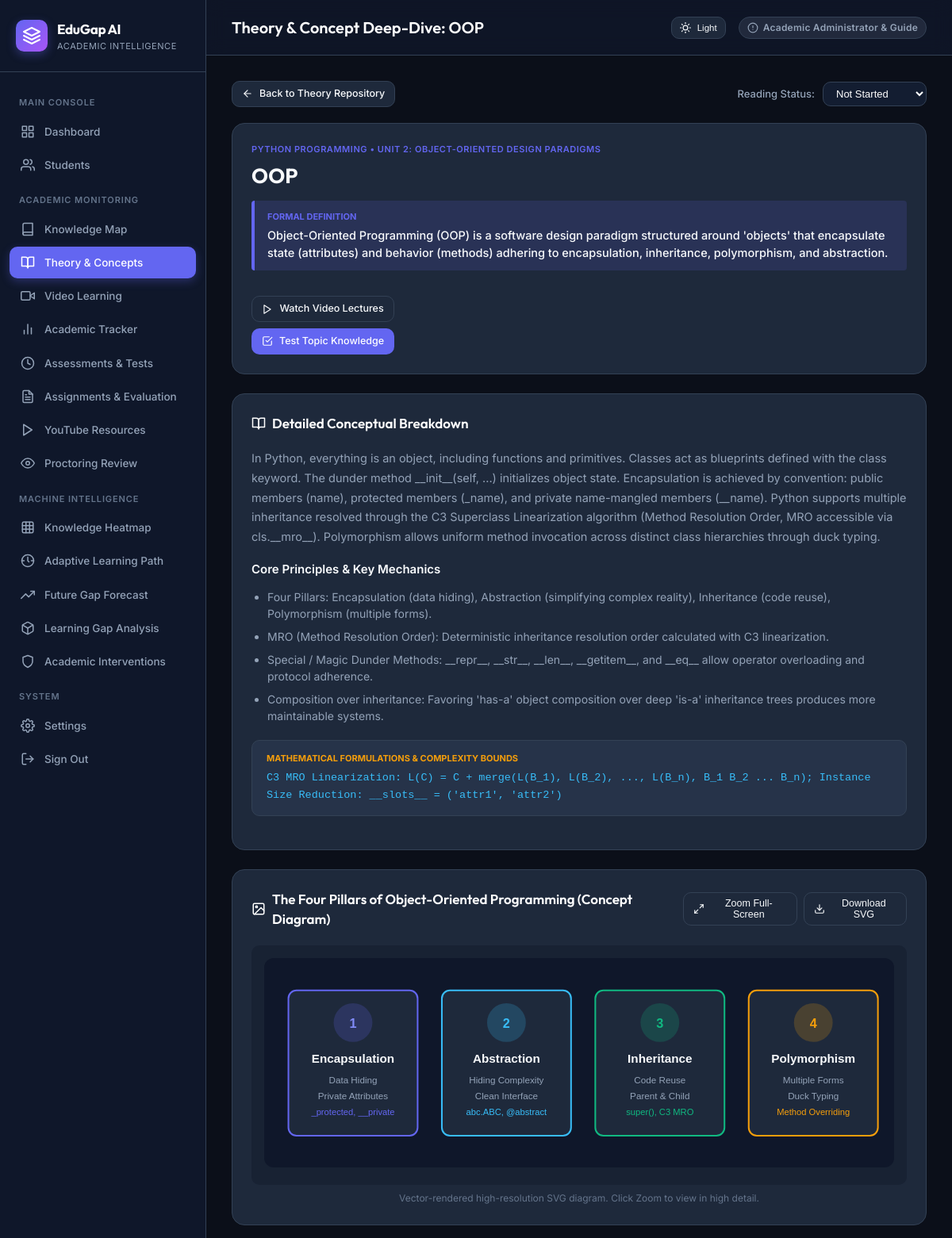
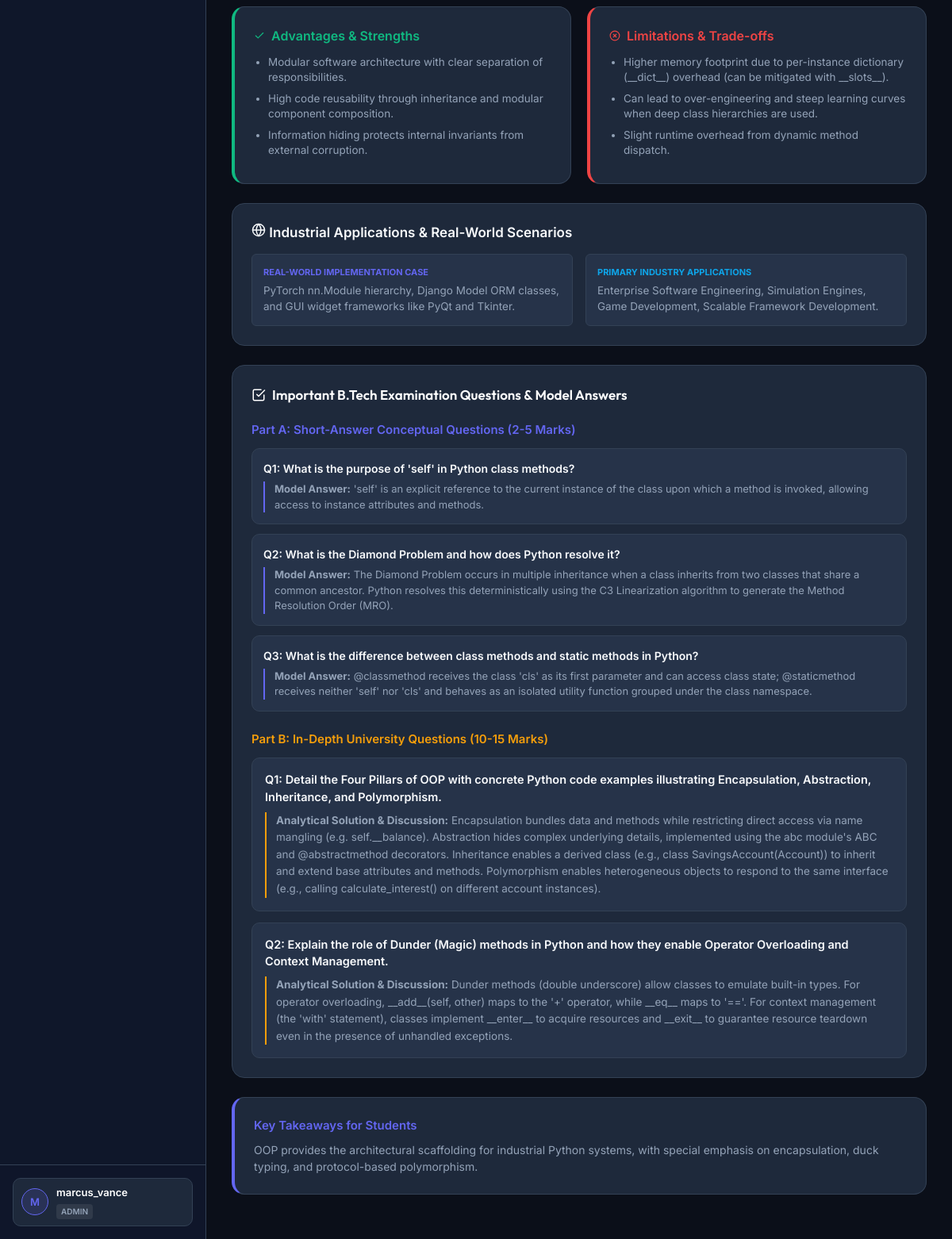
The app's page /theory/OOP (signed in) with its own data (2 pictures, top to bottom).
### tables this page shows
CREATE TABLE theory_materials (
            id INTEGER PRIMARY KEY AUTOINCREMENT,
            subject TEXT NOT NULL,
            unit TEXT NOT NULL,
            topic_name TEXT NOT NULL UNIQUE,
            definition TEXT NOT NULL,
            detailed_explanation TEXT NOT NULL,
            important_points TEXT NOT NULL,
            advantages TEXT NOT NULL,
            disadvantages TEXT NOT NULL,
            real_world_examples TEXT NOT NULL,
            applications TEXT NOT NULL,
            short_questions TEXT NOT NULL,
            long_questions TEXT NOT NULL,
            formulas TEXT NOT NULL,
            key_takeaways TEXT NOT NULL,
            diagram_svg TEXT,
            diagram_title TEXT,
            diagram_type TEXT,
            created_at TIMESTAMP DEFAULT CURRENT_TIMESTAMP
        );

### app.py (the view)
@app.route("/theory/<topic_name>")
@login_required
def theory_detail_page(topic_name):
    student_id = session.get("student_id") or "S001"
    connection = get_db_connection()
    topic = connection.execute(
        "SELECT * FROM theory_materials WHERE topic_name = ?", (topic_name,)
    ).fetchone()
    if not topic:
        topic = connection.execute(
            "SELECT * FROM theory_materials WHERE LOWER(topic_name) = LOWER(?)", (topic_name,)
        ).fetchone()
    if not topic:
        connection.close()
        flash(f"Theory material for '{topic_name}' is currently being curated.", "info")
        return redirect(url_for("theory_page"))
    def safe_parse_json_field(val):
        if not val:
            return []
        if isinstance(val, (list, dict)):
            return val
        try:
            import json
            return json.loads(val)
        except Exception:
            return [val]
    important_points = safe_parse_json_field(topic["important_points"])
    advantages = safe_parse_json_field(topic["advantages"])
    disadvantages = safe_parse_json_field(topic["disadvantages"])
    short_questions = safe_parse_json_field(topic["short_questions"])
    long_questions = safe_parse_json_field(topic["long_questions"])
    key_takeaways = safe_parse_json_field(topic["key_takeaways"])
    prog = connection.execute("""
        SELECT status FROM student_theory_progress WHERE student_id = ? AND topic_name = ?
    """, (student_id, topic["topic_name"])).fetchone()
    current_status = prog["status"] if prog else "Not Started"
    all_topics = connection.execute("SELECT topic_name, subject FROM theory_materials ORDER BY id ASC").fetchall()
    connection.close()
    return render_template(
        "theory_detail.html",
        material=topic,
        topic=topic,
        important_points=important_points,
        advantages=advantages,
        disadvantages=disadvantages,
        short_questions=short_questions,
        long_questions=long_questions,
        key_takeaways=key_takeaways,
        current_status=current_status,
        all_topics=all_topics
    )

### templates/theory_detail.html (shortened to what this page needs)
{% extends "base.html" %}
{% block header_title %}Theory &amp; Concept Deep-Dive: {{ material['topic_name'] }}{% endblock %}
{% block content %}
<div style="margin-bottom: 20px; display: flex; justify-content: space-between; align-items: center; flex-wrap: wrap; gap: 12px;">
    <a href="{{ url_for('theory_page') }}" class="btn btn-secondary btn-sm">
        <svg class="icon icon-sm" viewBox="0 0 24 24"><line x1="19" y1="12" x2="5" y2="12"/><polyline points="12 19 5 12 12 5"/></svg>
        <span>Back to Theory Repository</span>
    </a>
    <div style="display: flex; align-items: center; gap: 10px;">
        <span style="font-size: 13px; color: var(--text-secondary); font-weight: 500;">Reading Status:</span>
        <select id="theoryStatusSelect" class="form-control" style="width: auto; padding: 6px 12px; font-size: 13px;" onchange="updateTheoryStatus('{{ material['topic_name'] }}', this.value)">
            <option value="Not Started" {% if current_status == 'Not Started' %}selected{% endif %}>Not Started</option>
        </select>
    </div>
</div>
<div class="card" style="margin-bottom: 24px;">
    <div style="display: flex; justify-content: space-between; align-items: flex-start; flex-wrap: wrap; gap: 16px;">
        <div>
            <div style="font-size: 11px; text-transform: uppercase; font-weight: 600; color: var(--primary); letter-spacing: 0.05em; margin-bottom: 6px;">
                {{ material['subject'] }} &bull; {{ material['unit'] }}
            </div>
            <h1 style="font-family: 'Outfit', sans-serif; font-size: 26px; color: var(--text-primary); margin-bottom: 12px;">
                {{ material['topic_name'] }}
            </h1>
            <div style="background: var(--primary-light); border-left: 4px solid var(--primary); padding: 12px 16px; border-radius: 4px; margin-bottom: 16px;">
                <div style="font-size: 11px; font-weight: 700; text-transform: uppercase; color: var(--primary); margin-bottom: 4px;">Formal Definition</div>
                <p style="font-size: 14.5px; color: var(--text-primary); margin: 0; line-height: 1.5; font-weight: 500;">
                    {{ material['definition'] }}
                </p>
            </div>
        </div>
        <div style="display: flex; flex-direction: column; gap: 8px;">
            <a href="{{ url_for('video_learning_page') }}?topic={{ material['topic_name'] }}" class="btn btn-secondary btn-sm">
                <svg class="icon icon-sm" viewBox="0 0 24 24"><polygon points="5 3 19 12 5 21 5 3"/></svg>
                <span>Watch Video Lectures</span>
            </a>
            <a href="{{ url_for('assessments_page') }}" class="btn btn-primary btn-sm">
                <svg class="icon icon-sm" viewBox="0 0 24 24"><polyline points="9 11 12 14 22 4"/><path d="M21 12v7a2 2 0 0 1-2 2H5a2 2 0 0 1-2-2V5a2 2 0 0 1 2-2h11"/></svg>
                <span>Test Topic Knowledge</span>
            </a>
        </div>
    </div>
</div>
<div style="display: grid; grid-template-columns: 1fr; gap: 24px; margin-bottom: 24px;">
    <div class="card">
        <div class="card-header">
            <h3>
                <svg class="icon" viewBox="0 0 24 24"><path d="M2 3h6a4 4 0 0 1 4 4v14a3 3 0 0 0-3-3H2z"/><path d="M22 3h-6a4 4 0 0 0-4 4v14a3 3 0 0 1 3-3h7z"/></svg>
                <span>Detailed Conceptual Breakdown</span>
            </h3>
        </div>
        <p style="font-size: 14.5px; color: var(--text-secondary); line-height: 1.7; margin-bottom: 18px;">
            {{ material['detailed_explanation'] }}
        </p>
        <h4 style="font-size: 15px; font-weight: 600; color: var(--text-primary); margin-bottom: 12px;">Core Principles &amp; Key Mechanics</h4>
        <ul style="padding-left: 20px; margin-bottom: 20px;">
            {% for pt in important_points %}
            <li style="font-size: 14px; color: var(--text-secondary); margin-bottom: 8px; line-height: 1.5;">
                {{ pt }}
            </li>
            {% endfor %}
        </ul>
        {% if material['formulas'] %}
        <div style="background: var(--bg-card-hover, #131d31); border: 1px solid var(--border-color); border-radius: var(--radius-md); padding: 14px 18px; margin-bottom: 18px;">
            <div style="font-size: 11px; font-weight: 700; text-transform: uppercase; color: var(--warning); margin-bottom: 6px;">
                Mathematical Formulations &amp; Complexity Bounds
            </div>
            <code style="font-family: monospace; font-size: 13.5px; color: #38bdf8; display: block; line-height: 1.6;">
                {{ material['formulas'] }}
            </code>
        </div>
        {% endif %}
    </div>
    <div class="card" id="diagram">
        <div class="card-header" style="display: flex; justify-content: space-between; align-items: center;">
            <h3>
                <svg class="icon" viewBox="0 0 24 24"><rect x="3" y="3" width="18" height="18" rx="2" ry="2"/><circle cx="8.5" cy="8.5" r="1.5"/><polyline points="21 15 16 10 5 21"/></svg>
                <span>{{ material['diagram_title'] }} ({{ material['diagram_type'] }})</span>
            </h3>
            <div style="display: flex; gap: 8px;">
                <button class="btn btn-secondary btn-sm" onclick="openDiagramModal()">
                    <svg class="icon icon-sm" viewBox="0 0 24 24"><polyline points="15 3 21 3 21 9"/><polyline points="9 21 3 21 3 15"/><line x1="21" y1="3" x2="14" y2="10"/><line x1="3" y1="21" x2="10" y2="14"/></svg>
                    <span>Zoom Full-Screen</span>
                </button>
                <button class="btn btn-secondary btn-sm" onclick="downloadDiagram()">
                    <svg class="icon icon-sm" viewBox="0 0 24 24"><path d="M21 15v4a2 2 0 0 1-2 2H5a2 2 0 0 1-2-2v-4"/><polyline points="7 10 12 15 17 10"/><line x1="12" y1="15" x2="12" y2="3"/></svg>
                    <span>Download SVG</span>
                </button>
            </div>
        </div>
        <div id="diagramContainer" style="padding: 16px; background: rgba(15, 23, 42, 0.4); border-radius: var(--radius-md); overflow-x: auto; text-align: center;">
            {{ material['diagram_svg']|safe }}
        </div>
        <div style="font-size: 12px; color: var(--text-muted); text-align: center; margin-top: 8px;">
            Vector-rendered high-resolution SVG diagram. Click Zoom to view in high detail.
        </div>
    </div>
</div>
<div style="display: grid; grid-template-columns: repeat(auto-fit, minmax(320px, 1fr)); gap: 20px; margin-bottom: 24px;">
    <div class="card" style="border-left: 4px solid var(--success);">
        <h4 style="font-size: 16px; font-weight: 600; color: var(--success); margin-bottom: 12px; display: flex; align-items: center; gap: 8px;">
            <svg class="icon icon-sm" viewBox="0 0 24 24"><polyline points="20 6 9 17 4 12"/></svg>
            <span>Advantages &amp; Strengths</span>
        </h4>
        <ul style="padding-left: 18px; margin: 0;">
            {% for adv in advantages %}
            <li style="font-size: 13.5px; color: var(--text-secondary); margin-bottom: 8px; line-height: 1.4;">
                {{ adv }}
            </li>
            {% endfor %}
        </ul>
    </div>
    <div class="card" style="border-left: 4px solid var(--danger);">
        <h4 style="font-size: 16px; font-weight: 600; color: var(--danger); margin-bottom: 12px; display: flex; align-items: center; gap: 8px;">
            <svg class="icon icon-sm" viewBox="0 0 24 24"><circle cx="12" cy="12" r="10"/><line x1="15" y1="9" x2="9" y2="15"/><line x1="9" y1="9" x2="15" y2="15"/></svg>
            <span>Limitations &amp; Trade-offs</span>
        </h4>
        <ul style="padding-left: 18px; margin: 0;">
            {% for dis in disadvantages %}
            <li style="font-size: 13.5px; color: var(--text-secondary); margin-bottom: 8px; line-height: 1.4;">
                {{ dis }}
            </li>
            {% endfor %}
        </ul>
    </div>
</div>
<div class="card" style="margin-bottom: 24px;">
    <h3 style="font-size: 17px; font-weight: 600; color: var(--text-primary); margin-bottom: 14px;">
        <svg class="icon" viewBox="0 0 24 24"><circle cx="12" cy="12" r="10"/><line x1="2" y1="12" x2="22" y2="12"/><path d="M12 2a15.3 15.3 0 0 1 4 10 15.3 15.3 0 0 1-4 10 15.3 15.3 0 0 1-4-10 15.3 15.3 0 0 1 4-10z"/></svg>
        <span>Industrial Applications &amp; Real-World Scenarios</span>
    </h3>
    <div style="display: grid; grid-template-columns: repeat(auto-fit, minmax(300px, 1fr)); gap: 16px;">
        <div style="background: var(--bg-card-hover, rgba(19, 29, 49, 0.5)); border: 1px solid var(--border-color); border-radius: var(--radius-sm); padding: 14px;">
            <div style="font-size: 11px; text-transform: uppercase; font-weight: 700; color: var(--primary); margin-bottom: 4px;">Real-World Implementation Case</div>
            <p style="font-size: 13.5px; color: var(--text-secondary); margin: 0; line-height: 1.5;">
                {{ material['real_world_examples'] }}
            </p>
        </div>
        <div style="background: var(--bg-card-hover, rgba(19, 29, 49, 0.5)); border: 1px solid var(--border-color); border-radius: var(--radius-sm); padding: 14px;">
            <div style="font-size: 11px; text-transform: uppercase; font-weight: 700; color: var(--info); margin-bottom: 4px;">Primary Industry Applications</div>
            <p style="font-size: 13.5px; color: var(--text-secondary); margin: 0; line-height: 1.5;">
                {{ material['applications'] }}
            </p>
        </div>
    </div>
</div>
<div class="card" style="margin-bottom: 24px;">
    <div class="card-header">
        <h3>
            <svg class="icon" viewBox="0 0 24 24"><polyline points="9 11 12 14 22 4"/><path d="M21 12v7a2 2 0 0 1-2 2H5a2 2 0 0 1-2-2V5a2 2 0 0 1 2-2h11"/></svg>
            <span>Important B.Tech Examination Questions &amp; Model Answers</span>
        </h3>
    </div>
    <h4 style="font-size: 15px; font-weight: 600; color: var(--primary); margin-bottom: 12px;">Part A: Short-Answer Conceptual Questions (2-5 Marks)</h4>
    <div style="display: flex; flex-direction: column; gap: 12px; margin-bottom: 24px;">
        {% for sq in short_questions %}
        <div style="background: var(--bg-card-hover, #131d31); border: 1px solid var(--border-color); border-radius: var(--radius-md); padding: 14px;">
            <div style="font-weight: 600; color: var(--text-primary); font-size: 14px; margin-bottom: 6px;">
                Q{{ loop.index }}: {{ sq['q'] }}
            </div>
            <div style="font-size: 13px; color: var(--text-secondary); line-height: 1.5; padding-left: 12px; border-left: 2px solid var(--primary);">
                <strong>Model Answer:</strong> {{ sq['a'] }}
            </div>
        </div>
        {% endfor %}
    </div>
    <h4 style="font-size: 15px; font-weight: 600; color: var(--warning); margin-bottom: 12px;">Part B: In-Depth University Questions (10-15 Marks)</h4>
    <div style="display: flex; flex-direction: column; gap: 14px;">
        {% for lq in long_questions %}
        <div style="background: var(--bg-card-hover, #131d31); border: 1px solid var(--border-color); border-radius: var(--radius-md); padding: 16px;">
            <div style="font-weight: 600; color: var(--text-primary); font-size: 14.5px; margin-bottom: 8px;">
                Q{{ loop.index }}: {{ lq['q'] }}
            </div>
            <div style="font-size: 13.5px; color: var(--text-secondary); line-height: 1.6; padding-left: 12px; border-left: 2px solid var(--warning);">
                <strong>Analytical Solution &amp; Discussion:</strong> {{ lq['a'] }}
            </div>
        </div>
        {% endfor %}
    </div>
</div>
<div class="card" style="border-left: 4px solid var(--primary); margin-bottom: 24px;">
    <h4 style="font-size: 15px; font-weight: 600; color: var(--primary); margin-bottom: 8px;">Key Takeaways for Students</h4>
    <p style="font-size: 14px; color: var(--text-secondary); margin: 0; line-height: 1.5;">
        {{ material['key_takeaways'] }}
    </p>
</div>
{% endblock %}

### records on screen
theory_materials: topic_name "OOP", topic_name "Not Started", subject "PYTHON PROGRAMMING", unit "UNIT 2: OBJECT-ORIENTED DESIGN PARADIGMS", definition "Object-Oriented Programming (OOP) is a software design paradigm structured around 'objects' that encapsulate state (attributes) and behavior (methods) adhering to encapsulation, inheritance, polymorphism, and abstraction.", detailed_explanation "In Python, everything is an object, including functions and primitives. Classes act as blueprints defined with the class keyword. The dunder method __init__(self, ...) initializes object state. Encapsulation is achieved by convention: public members (name), protected members (_name), and private name-mangled members (__name). Python supports multiple inheritance resolved through the C3 Superclass Linearization algorithm (Method Resolution Order, MRO accessible via cls.__mro__). Polymorphism allows uniform method invocation across distinct class hierarchies through duck typing.", formulas "C3 MRO Linearization: L(C) = C + merge(L(B_1), L(B_2), ..., L(B_n), B_1 B_2 ... B_n); Instance Size Reduction: __slots__ = ('attr1', 'attr2')", diagram_title "The Four Pillars of Object-Oriented Programming", diagram_type "Concept Diagram", diagram_svg "1 Encapsulation Data Hiding Private Attributes _protected, __private 2 Abstraction Hiding Complexity Clean Interface abc.ABC, @abstract 3 Inheritance Code Reuse Parent & Child super(), C3 MRO 4 Polymorphism Multiple Forms Duck Typing Method Overriding", real_world_examples "PyTorch nn.Module hierarchy, Django Model ORM classes, and GUI widget frameworks like PyQt and Tkinter.", applications "Enterprise Software Engineering, Simulation Engines, Game Development, Scalable Framework Development.", key_takeaways "OOP provides the architectural scaffolding for industrial Python systems, with special emphasis on encapsulation, duck typing, and protocol-based polymorphism."

### other values on screen
{{ session.get("username", "U")[0]|upper }} "M"
{{ session.get("username", "User") }} "marcus_vance"
{{ session.get("role", "student") }} "ADMIN"
{{ pt }} "Four Pillars: Encapsulation (data hiding), Abstraction (simplifying complex reality), Inheritance (code reuse), Polymorphism (multiple forms)." "MRO (Method Resolution Order): Deterministic inheritance resolution order calculated with C3 linearization." "Special / Magic Dunder Methods: __repr__, __str__, __len__, __getitem__, and __eq__ allow operator overloading and protocol adherence." "Composition over inheritance: Favoring 'has-a' object composition over deep 'is-a' inheritance trees produces more maintainable systems."
{{ adv }} "Modular software architecture with clear separation of responsibilities." "High code reusability through inheritance and modular component composition." "Information hiding protects internal invariants from external corruption."
{{ dis }} "Higher memory footprint due to per-instance dictionary (__dict__) overhead (can be mitigated with __slots__)." "Can lead to over-engineering and steep learning curves when deep class hierarchies are used." "Slight runtime overhead from dynamic method dispatch."
{{ sq['q'] }} "What is the purpose of 'self' in Python class methods?" "What is the Diamond Problem and how does Python resolve it?" "What is the difference between class methods and static methods in Python?"
{{ sq['a'] }} "'self' is an explicit reference to the current instance of the class upon which a method is invoked, allowing access to instance attributes and methods."
{{ lq['q'] }} "Detail the Four Pillars of OOP with concrete Python code examples illustrating Encapsulation, Abstraction, Inheritance, and Polymorphism." "Explain the role of Dunder (Magic) methods in Python and how they enable Operator Overloading and Context Management."
